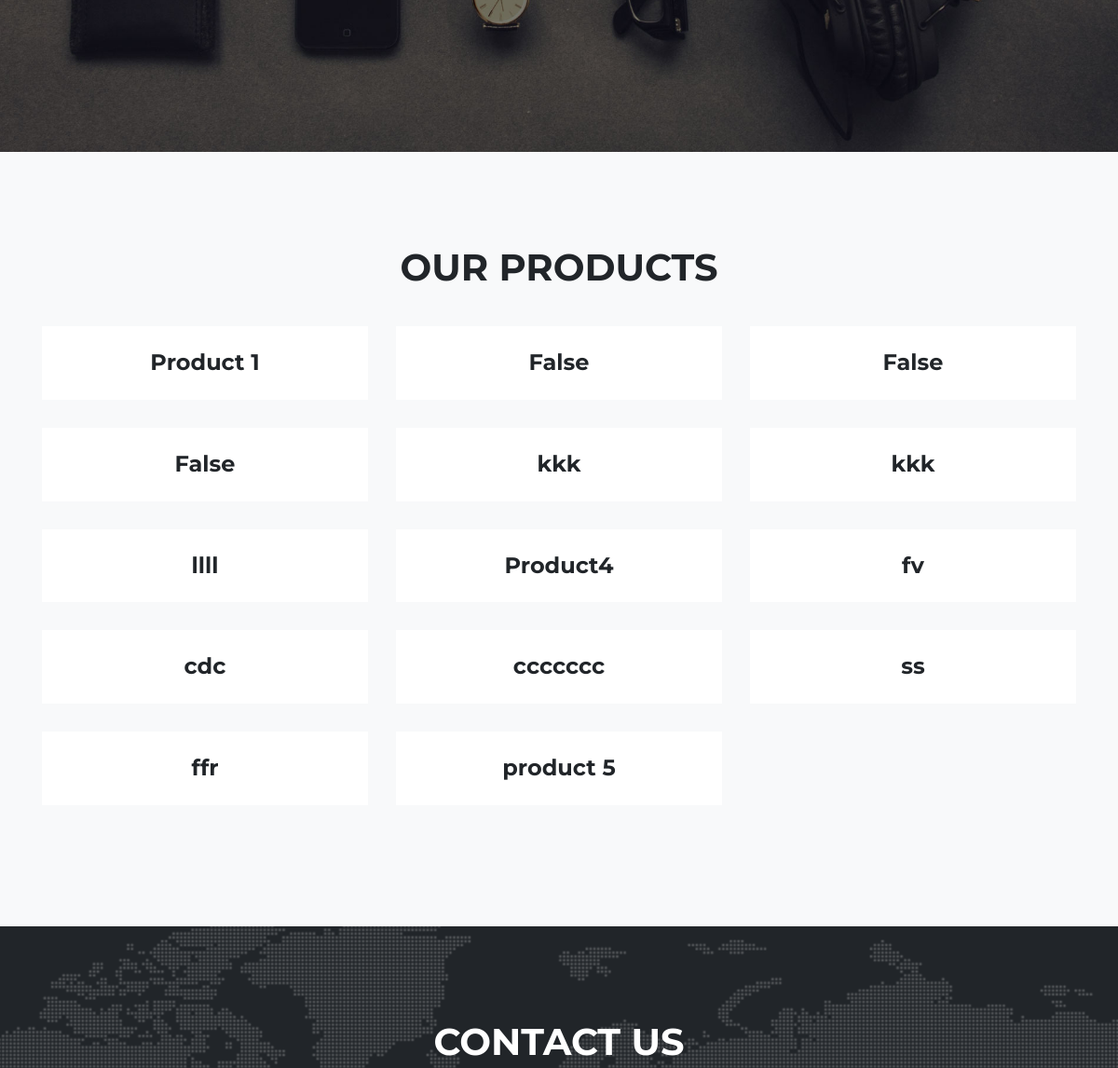
The app's page / (middle part), older data.
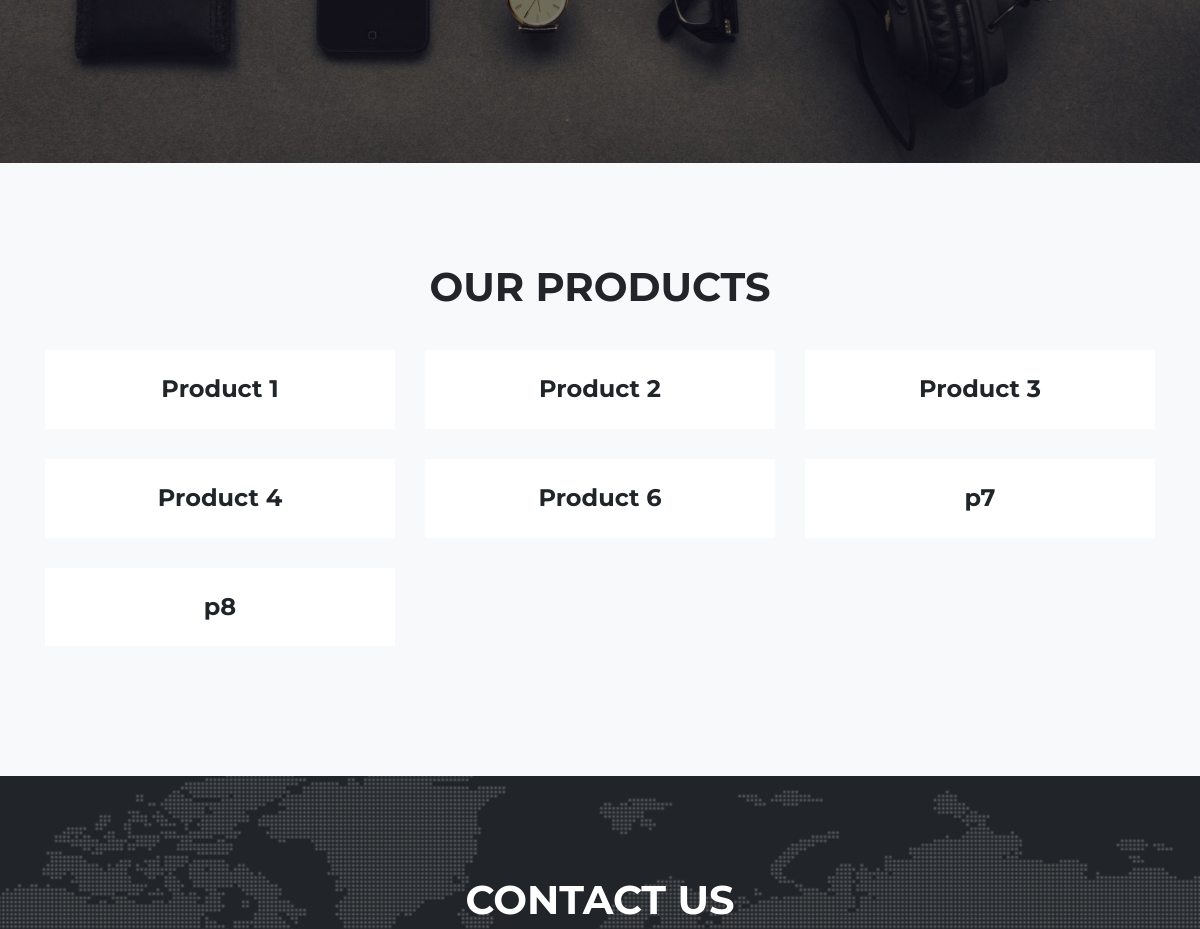
The same page, newer data.
### MarketPlaceApp/models.py (models this page shows)
class Product(models.Model):
   pName= models.CharField(max_length=45)
   description = models.TextField()
   img_url = models.ImageField(upload_to ='media/')

### MarketPlaceApp/views.py (the view)
# urls.py: url(r'^$', views.index),
def index(request):
    context= {
        "all_products": Product.objects.all(),
    }
    return render(request, "MarketPlaceApp/index.html", context )

### MarketPlaceApp/templates/MarketPlaceApp/index.html (shortened to what this page needs)
<!DOCTYPE html>
<html lang="en">
<head>
{% load static%}
  <link href=" {% static 'vendor/bootstrap/css/bootstrap.min.css' %}" rel="stylesheet">
  <link href=" {% static 'vendor/fontawesome-free/css/all.min.css' %}" rel="stylesheet" type="text/css">
  <link href=" {% static 'css/agency.min.css' %}" rel="stylesheet">
</head>
<body id="page-top">
  <header class="masthead">
    <div class="container">
      <div class="intro-text">
      </div>
    </div>
  </header>
  <section class="bg-light page-section" id="portfolio">
    <div class="container">
      <div class="row">
        <div class="col-lg-12 text-center">
          <h2 id= "products" class="section-heading text-uppercase"> Our Products</h2><br>
        </div>
      </div>
      <div class="row">
        {% for product in all_products %}
        <div class="col-md-4 col-sm-6 portfolio-item">
          <div class="portfolio-caption">
            <h4>{{product.pName}}</h4>
          </div>
        </div>
        {% endfor %}
        </div>
      </div>
  </section>
  <section class="page-section" id="contact">
    <div class="container">
      <div class="row">
        <div class="col-lg-12 text-center">
          <h2 class="section-heading text-uppercase">Contact Us</h2>
        </div>
      </div>
    </div>
  </section>
</body>
</html>

Row changes from the older to the newer data that the page shows:
removed Product: pName "False"
removed Product: pName "False"
removed Product: pName "False"
removed Product: pName "kkk"
removed Product: pName "kkk"
removed Product: pName "llll"
removed Product: pName "Product4"
removed Product: pName "fv"
removed Product: pName "cdc"
removed Product: pName "ccccccc"
removed Product: pName "ss"
removed Product: pName "ffr"
removed Product: pName "product 5"
added Product: pName "Product 2"
added Product: pName "Product 3"
added Product: pName "Product 4"
added Product: pName "Product 6"
added Product: pName "p7"
added Product: pName "p8"
